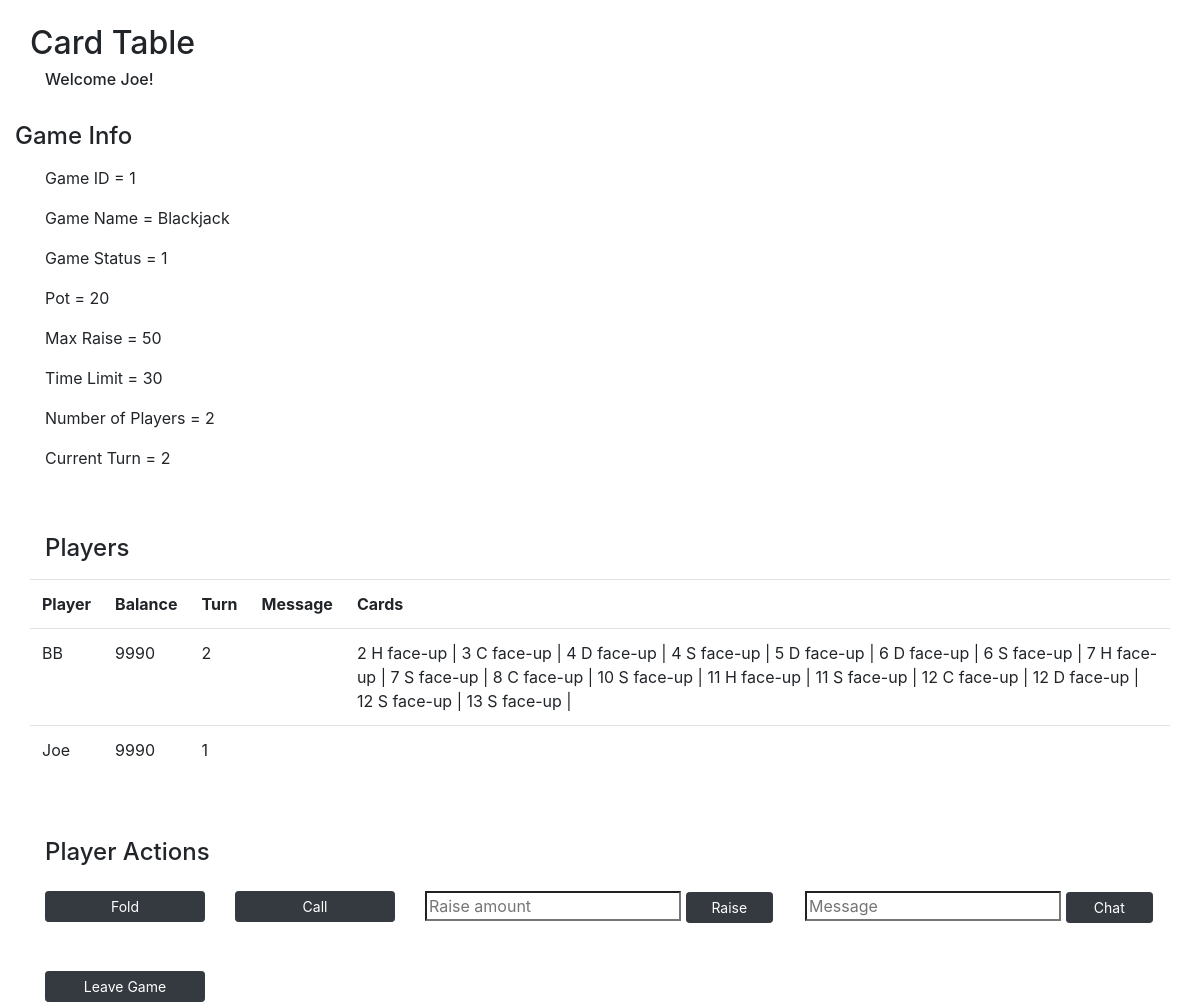
/card-table (signed in), run on the app's committed database.
### models.py (models this page shows)
class User(db.Model):
    __tablename__ = "users"
    id = db.Column(db.Integer, primary_key=True)
    user_name = db.Column(db.String(255))
    email = db.Column(db.String(255))
    password = db.Column(db.String(255))
    balance = db.Column(db.Integer)
    photo = db.Column(db.BLOB)
    wins = db.Column(db.Integer)
    losses = db.Column(db.Integer)
    current_game_id = db.Column(db.Integer, db.ForeignKey("games.id"), nullable=True)  # is null if not currently in a game
    current_game = db.relationship("Game", foreign_keys=[current_game_id], backref="game_users")
    created_at = db.Column(db.DateTime, server_default=func.now())
    updated_at = db.Column(db.DateTime, server_default=func.now(), onupdate=func.now())

class Game(db.Model):
    __tablename__ = "games"
    id = db.Column(db.Integer, primary_key=True)
    game_type_id = db.Column(db.Integer, db.ForeignKey("game_types.id"), nullable=False)
    game_type = db.relationship("GameType", foreign_keys=[game_type_id], backref="gametype_games")
    game_status = db.Column(db.Integer)  # 0: waiting, 1: playing, 2: completed
    pot = db.Column(db.Integer)
    current_turn = db.Column(db.Integer)
    num_players = db.Column(db.Integer)
    created_at = db.Column(db.DateTime, server_default=func.now())
    updated_at = db.Column(db.DateTime, server_default=func.now(), onupdate=func.now())

class GameType(db.Model):
    __tablename__ = "game_types"
    id = db.Column(db.Integer, primary_key=True)
    game_name = db.Column(db.String(255))
    time_limit = db.Column(db.Integer)
    min_players = db.Column(db.Integer)
    max_players = db.Column(db.Integer)
    ante = db.Column(db.Integer)
    max_raise = db.Column(db.Integer)
    created_at = db.Column(db.DateTime, server_default=func.now())
    updated_at = db.Column(db.DateTime, server_default=func.now(), onupdate=func.now())

class Player(db.Model):
    __tablename__ = "players"
    id = db.Column(db.Integer, primary_key=True)
    total_bet = db.Column(db.Integer)
    result = db.Column(db.Integer)  # 0: waiting, 1: playing, 2: win, 3: loss, 4: exited before playing
    turn = db.Column(db.Integer)  # position of player at the table
    game_id = db.Column(db.Integer, db.ForeignKey("games.id"), nullable=False)
    game = db.relationship("Game", foreign_keys=[game_id], backref="game_players")
    player_id = db.Column(db.Integer, db.ForeignKey("users.id"), nullable=False)
    player = db.relationship("User", foreign_keys=[player_id], backref="user_players")
    created_at = db.Column(db.DateTime, server_default=func.now())
    updated_at = db.Column(db.DateTime, server_default=func.now(), onupdate=func.now())

class Card(db.Model):
    __tablename__ = "cards"
    id = db.Column(db.Integer, primary_key=True)
    number = db.Column(db.Integer)  # 1: ace, 2-10: 2-10, 11: jack, 12: queen, 13: king
    suit = db.Column(db.Integer)  # 1: clubs, 2: diamonds, 3: hearts, 4: spades
    face_up = db.Column(db.Boolean, unique=False, default=False)  # false: card is face down, true: card is face up
    game_id = db.Column(db.Integer, db.ForeignKey("games.id"), nullable=False)
    game = db.relationship("Game", foreign_keys=[game_id], backref="game_cards")
    player_id = db.Column(db.Integer, db.ForeignKey("users.id"), nullable=True)  # is null if in the deck, i.e. not in any player's possession
    player = db.relationship("User", foreign_keys=[player_id], backref="user_cards")
    created_at = db.Column(db.DateTime, server_default=func.now())
    updated_at = db.Column(db.DateTime, server_default=func.now(), onupdate=func.now())

### controller_functions.py (the view)
def card_table():
    if 'user_id' in session:
        user_id = session['user_id']
        user = getUser(user_id)
        if user:
            game_id = getGameIDFromUserID(user_id)
            game = getGame(game_id)
            players = getPlayers(game_id)
            cards = getCards(game_id, user_id)
            messages = []
            for player in players:
                messages.append(getMessages(game_id, player.player_id))
    if game:
        return render_template('card-table.html', user = user, game = game, players = players, cards = cards, messages = messages)
    else:
        return redirect('/lobby')

### utilities.py (called while the page is built)
def getUser(user_id):
    user = User.query.get(user_id)
    return user

def getGameIDFromUserID(user_id):
    game = Player.query.filter_by(player_id=user_id).first()
    if game:
        return game.game_id
    else:
        return False

def getGame(game_id):
    game = Game.query.get(game_id)
    return game

def getPlayers(game_id):
    players = Player.query.filter_by(game_id=game_id)
    return players

def getCards(game_id, player_id):
    cards = Card.query.filter_by(game_id=game_id, player_id=player_id)
    return cards

def getMessages(game_id, player_id):
    result = Message.query.filter_by(game_id=game_id, user_id=player_id).order_by(Message.created_at.desc()).first()
    if result:
        return result.message
    else:
        return False

### templates/card-table.html (shortened to what this page needs)
<!DOCTYPE html>
<html lang="en">
<head>
    <link href="https://stackpath.bootstrapcdn.com/bootstrap/4.4.1/css/bootstrap.min.css" rel="stylesheet">
</head>
<body>
    <div class="container bg-white">
        <h2 class="row pt-4">Card Table</h2>
        <h6>Welcome {{user.user_name}}!</h6>
        <div class="row pt-4">
            <h4 class="row pb-2">Game Info</h4>
            <p class="col-12">Game ID = {{game.id}}</p>
            <p class="col-12">Game Name = {{game.game_type.game_name}}</p>
            <p class="col-12">Game Status = {{game.game_status}}</p>
            <p class="col-12">Pot = {{game.pot}}</p>
            <p class="col-12">Max Raise = {{game.game_type.max_raise}}</p>
            <p class="col-12">Time Limit = {{game.game_type.time_limit}}</h6>
            <p class="col-12">Number of Players = {{game.num_players}}</h6>
            <p class="col-12">Current Turn = {{game.current_turn}}</h6>
        </div>
        <div class="row pt-5">
            <h4 class="col-12 pb-2">Players</h4>
            <table class="table table-fixed text-left table-hover">
                <tbody>
                    <tr scope='row'>
                        <th>Player</th>
                        <th>Balance</th>
                        <th>Turn</th>
                        <th>Message</th>
                        <th>Cards</th>
                    </tr>
                    {% for player in players %}
                        <tr scope='row'>
                            <td>{{player.player.user_name}}</td>
                            <td>{{player.player.balance}}</td>
                            <td>{{player.turn}}</td>
                            <td></td>
                            <td>{% if player.turn == game.current_turn %}
                                {% for card in cards %}
                                    {{card.number}}
                                    {% if card.suit == 1 %}C
                                    {% elif card.suit == 2 %}D
                                    {% elif card.suit == 3 %}H
                                    {% else %}S
                                    {% endif %}
                                    {% if card.face_up %} face-up |
                                    {% else %} down |
                                    {% endif %}
                                {% endfor %}
                                {% endif %}
                            </td>
                        </tr>
                    {% endfor %}
                </tbody>
            </table>
        </div>
        <div class="row pt-5">
            <h4 class="col-12 pb-3">Player Actions</h4>
            <div class="col-2">
                <a href="/card-table/fold/{{game.id}}" class="btn btn-dark btn-sm btn-block">Fold</a>
            </div>
            <div class="col-2">
                <a href="/card-table/call/{{game.id}}" class="btn btn-dark btn-sm btn-block">Call</a>
            </div>
            <form class="col-4" action="/card-table/raise" method="post">
                <input type="text" name="raise_amount" placeholder="Raise amount" class="rounded-0">
                <button type="submit" class="col-3 btn btn-dark btn-sm">Raise</button>
            </form>
            <form class="col-4" action="/card-table/message" method="post">
                <input type="text" name="message" placeholder="Message" class="rounded-0">
                <button type="submit" class="col-3 btn btn-dark btn-sm">Chat</button>
            </form>
            <div class="col-2 pt-5">
                <a href="/card-table/leave/{{game.id}}" class="btn btn-dark btn-sm btn-block">Leave Game</a>
            </div>
        </div>
    </div>
</body>
</html>

### data on the page
User: user_name "Joe"
Game: id "1", game_status "1", pot "20", num_players "2", current_turn "2"
GameType: game_type.game_name "Blackjack", game_type.max_raise "50", game_type.time_limit "30"
Player: player.user_name "BB", player.balance "9990", turn "2"
Card: number "2", suit "H", face_up "face-up |"
Card: number "3", suit "C", face_up "face-up |"
Card: number "4", suit "D", face_up "face-up |"
Card: number "4", suit "S", face_up "face-up |"
Card: number "5", suit "D", face_up "face-up |"
Card: number "6", suit "D", face_up "face-up |"
Card: number "6", suit "S", face_up "face-up |"
Card: number "7", suit "H", face_up "face-up |"
Card: number "7", suit "S", face_up "face-up |"
Card: number "8", suit "C", face_up "face-up |"
Card: number "10", suit "S", face_up "face-up |"
Card: number "11", suit "H", face_up "face-up |"
Card: number "11", suit "S", face_up "face-up |"
Card: number "12", suit "C", face_up "face-up |"
Card: number "12", suit "D", face_up "face-up |"
Card: number "12", suit "S", face_up "face-up |"
Card: number "13", suit "S", face_up "face-up |"
Player: player.user_name "Joe", player.balance "9990", turn "1"
